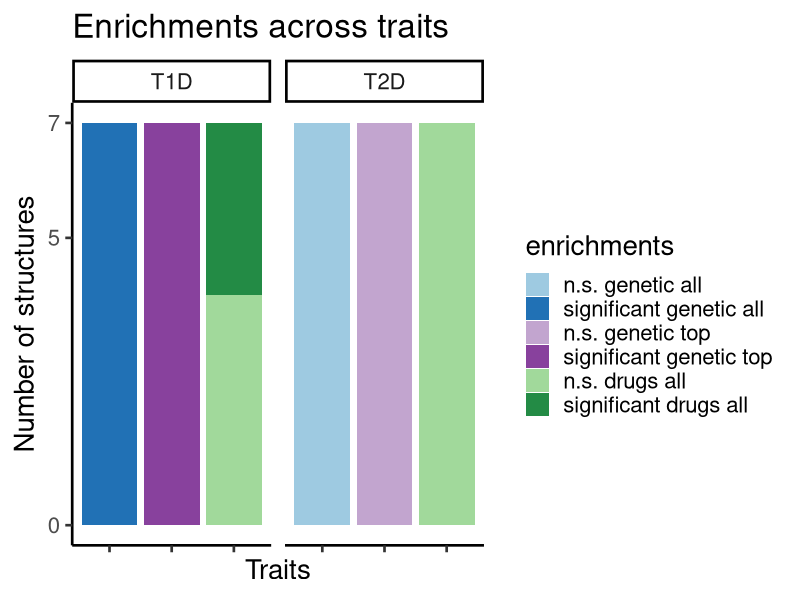

R code for this plot:
## ---- chunk 1
library(ggplot2)
## ---- chunk 2
mydata <- read.csv("Enrichments_barplot_pancreas_human_20PCW_S1.csv", sep = ";")
## ---- chunk 3
enrichments <- mydata$Enrichment
trait <- mydata$Trait
number_of_structures <- as.numeric(mydata$Structures)
geneset <- mydata$Gene.set
factor_lvl <- 1:length(mydata[,1])
## ---- chunk 4
enrichments <- factor(enrichments, levels = rev(unique(enrichments)))
geneset <- factor(geneset, levels = unique(geneset))
trait <- factor(trait, levels = unique(trait))

## ---- chunk 5
# creating data frame 
enriched_proportions <- data.frame(number_of_structures,trait,enrichments,geneset,factor_lvl)

## ---- chunk 6
p1 <-   ggplot(enriched_proportions, aes(x=geneset, y=number_of_structures, fill = enrichments)) +
    geom_bar(stat="identity", position = "stack") +
    scale_y_continuous(breaks = c(0,5,7)) + #,limits = c(0,20)) +
    #geom_text(size = 6, position = position_stack(vjust = 0.75),aes(label = number_of_structures)) +
    facet_wrap(~ trait, ncol = 12) +
    labs(title="Enrichments across traits") +
    xlab("Traits") +
    ylab("Number of structures") +
    theme_classic(base_size = 20) +
    theme(axis.text.x=element_blank()) +
    scale_fill_manual(values=c("#238B45", "#A1D99B","#88419D","#C2A5CF","#2171B5","#9ECAE1")) +
    #coord_flip() +
    guides(fill = guide_legend(reverse = T))

p1
## ---- chunk 7
sessionInfo()
